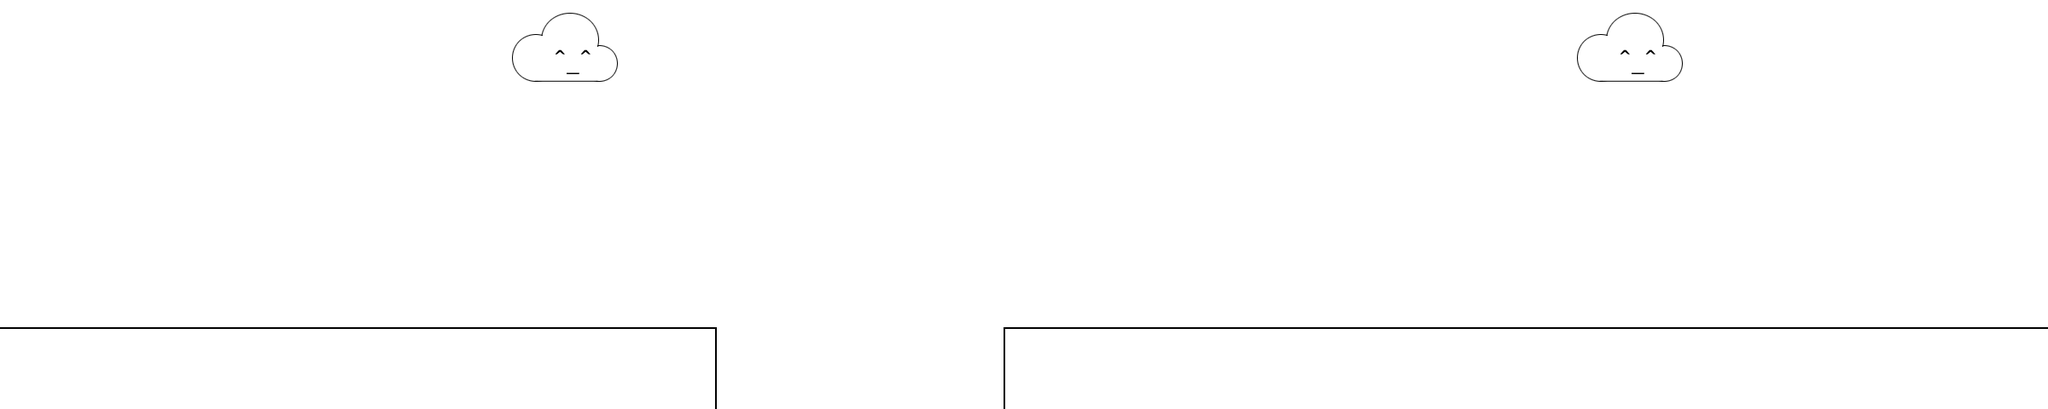

Tiled map render using the project's own tile images. Description and the map definition, with tile-layer contents summarised, below:
An orthogonal 100x20 tile map with 24x24 px tiles, 3 tile layers (BackgroundColor, Platform, Decoration), 1 hidden layer not drawn.

<map version="1.0" orientation="orthogonal" width="100" height="20" tilewidth="24" tileheight="24">
 <tileset firstgid="1" name="Tile_source" tilewidth="24" tileheight="24">
  <image source="Tile_source.png" width="800" height="480" />
 </tileset>
 <layer name="BackgroundColor" width="100" height="20">
  <data>[2000 cells, 2000 non-empty, 1 distinct tile ids]</data>
 </layer>
 <layer name="Platform" width="100" height="20">
  <data>[2000 cells, 344 non-empty, 6 distinct tile ids]</data>
 </layer>
 <layer name="PlatformDynamic" width="100" height="20" visible="0">
  <data>[2000 cells, 27 non-empty, 9 distinct tile ids]</data>
 </layer>
 <layer name="Decoration" width="100" height="20">
  <data>[2000 cells, 48 non-empty, 26 distinct tile ids]</data>
 </layer>
</map>
